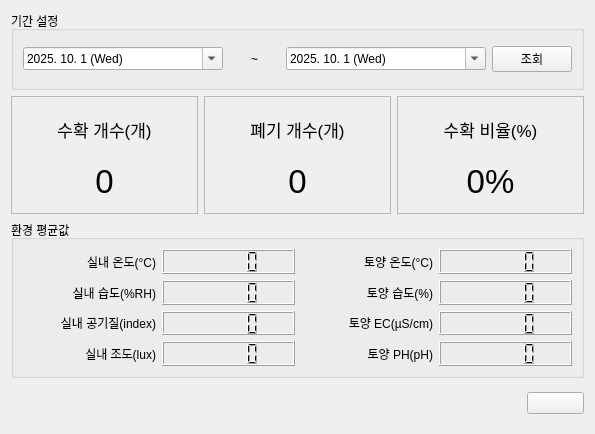
<?xml version="1.0" encoding="UTF-8"?>
<ui version="4.0">
 <class>Tab4_tomato</class>
 <widget class="QWidget" name="Tab4_tomato">
  <property name="geometry">
   <rect>
    <x>0</x>
    <y>0</y>
    <width>595</width>
    <height>434</height>
   </rect>
  </property>
  <property name="windowTitle">
   <string>Form</string>
  </property>
  <layout class="QVBoxLayout" name="verticalLayout_4" stretch="2,3,4,1">
   <item>
    <widget class="QGroupBox" name="groupBox">
     <property name="title">
      <string>기간 설정</string>
     </property>
     <layout class="QHBoxLayout" name="horizontalLayout" stretch="4,1,4,1">
      <item>
       <widget class="QDateEdit" name="pStartdate">
        <property name="dateTime">
         <datetime>
          <hour>0</hour>
          <minute>0</minute>
          <second>0</second>
          <year>2025</year>
          <month>10</month>
          <day>1</day>
         </datetime>
        </property>
        <property name="displayFormat">
         <string>yyyy. M. d (ddd)</string>
        </property>
        <property name="calendarPopup">
         <bool>true</bool>
        </property>
       </widget>
      </item>
      <item>
       <widget class="QLabel" name="label">
        <property name="text">
         <string>~</string>
        </property>
        <property name="alignment">
         <set>Qt::AlignCenter</set>
        </property>
       </widget>
      </item>
      <item>
       <widget class="QDateEdit" name="pLastdate">
        <property name="dateTime">
         <datetime>
          <hour>0</hour>
          <minute>0</minute>
          <second>0</second>
          <year>2025</year>
          <month>10</month>
          <day>1</day>
         </datetime>
        </property>
        <property name="displayFormat">
         <string>yyyy. M. d (ddd)</string>
        </property>
        <property name="calendarPopup">
         <bool>true</bool>
        </property>
       </widget>
      </item>
      <item>
       <widget class="QPushButton" name="pPBsearch">
        <property name="text">
         <string>조회</string>
        </property>
       </widget>
      </item>
     </layout>
    </widget>
   </item>
   <item>
    <layout class="QHBoxLayout" name="horizontalLayout_2">
     <item>
      <widget class="QFrame" name="frame">
       <property name="frameShape">
        <enum>QFrame::StyledPanel</enum>
       </property>
       <property name="frameShadow">
        <enum>QFrame::Raised</enum>
       </property>
       <layout class="QVBoxLayout" name="verticalLayout">
        <item>
         <widget class="QLabel" name="label_2">
          <property name="font">
           <font>
            <pointsize>13</pointsize>
            <weight>50</weight>
            <bold>false</bold>
           </font>
          </property>
          <property name="text">
           <string>수확 개수(개)</string>
          </property>
          <property name="alignment">
           <set>Qt::AlignCenter</set>
          </property>
         </widget>
        </item>
        <item>
         <widget class="QLabel" name="pLblfresh">
          <property name="font">
           <font>
            <pointsize>25</pointsize>
            <weight>50</weight>
            <bold>false</bold>
           </font>
          </property>
          <property name="text">
           <string>0</string>
          </property>
          <property name="alignment">
           <set>Qt::AlignCenter</set>
          </property>
         </widget>
        </item>
       </layout>
      </widget>
     </item>
     <item>
      <widget class="QFrame" name="frame_2">
       <property name="frameShape">
        <enum>QFrame::StyledPanel</enum>
       </property>
       <property name="frameShadow">
        <enum>QFrame::Raised</enum>
       </property>
       <layout class="QVBoxLayout" name="verticalLayout_2">
        <item>
         <widget class="QLabel" name="label_4">
          <property name="font">
           <font>
            <pointsize>13</pointsize>
            <weight>50</weight>
            <bold>false</bold>
           </font>
          </property>
          <property name="text">
           <string>폐기 개수(개)</string>
          </property>
          <property name="alignment">
           <set>Qt::AlignCenter</set>
          </property>
         </widget>
        </item>
        <item>
         <widget class="QLabel" name="pLblrotten">
          <property name="font">
           <font>
            <pointsize>25</pointsize>
            <weight>50</weight>
            <bold>false</bold>
           </font>
          </property>
          <property name="text">
           <string>0</string>
          </property>
          <property name="alignment">
           <set>Qt::AlignCenter</set>
          </property>
         </widget>
        </item>
       </layout>
      </widget>
     </item>
     <item>
      <widget class="QFrame" name="frame_3">
       <property name="frameShape">
        <enum>QFrame::StyledPanel</enum>
       </property>
       <property name="frameShadow">
        <enum>QFrame::Raised</enum>
       </property>
       <layout class="QVBoxLayout" name="verticalLayout_3">
        <item>
         <widget class="QLabel" name="label_6">
          <property name="font">
           <font>
            <pointsize>13</pointsize>
            <weight>50</weight>
            <bold>false</bold>
           </font>
          </property>
          <property name="text">
           <string>수확 비율(%)</string>
          </property>
          <property name="alignment">
           <set>Qt::AlignCenter</set>
          </property>
         </widget>
        </item>
        <item>
         <widget class="QLabel" name="pLblpercent">
          <property name="font">
           <font>
            <pointsize>25</pointsize>
            <weight>50</weight>
            <bold>false</bold>
           </font>
          </property>
          <property name="text">
           <string>0%</string>
          </property>
          <property name="alignment">
           <set>Qt::AlignCenter</set>
          </property>
         </widget>
        </item>
       </layout>
      </widget>
     </item>
    </layout>
   </item>
   <item>
    <widget class="QGroupBox" name="groupBox_2">
     <property name="title">
      <string>환경 평균값</string>
     </property>
     <layout class="QGridLayout" name="gridLayout">
      <item row="0" column="0">
       <widget class="QLabel" name="label_8">
        <property name="text">
         <string>실내 온도(°C)</string>
        </property>
        <property name="alignment">
         <set>Qt::AlignRight|Qt::AlignTrailing|Qt::AlignVCenter</set>
        </property>
       </widget>
      </item>
      <item row="0" column="1">
       <widget class="QLCDNumber" name="pLcdairtemp"/>
      </item>
      <item row="0" column="2">
       <widget class="QLabel" name="label_9">
        <property name="text">
         <string>토양 온도(°C)</string>
        </property>
        <property name="alignment">
         <set>Qt::AlignRight|Qt::AlignTrailing|Qt::AlignVCenter</set>
        </property>
       </widget>
      </item>
      <item row="1" column="0">
       <widget class="QLabel" name="label_11">
        <property name="text">
         <string>실내 습도(%RH)</string>
        </property>
        <property name="alignment">
         <set>Qt::AlignRight|Qt::AlignTrailing|Qt::AlignVCenter</set>
        </property>
       </widget>
      </item>
      <item row="2" column="0">
       <widget class="QLabel" name="label_13">
        <property name="text">
         <string>실내 공기질(index)</string>
        </property>
        <property name="alignment">
         <set>Qt::AlignRight|Qt::AlignTrailing|Qt::AlignVCenter</set>
        </property>
       </widget>
      </item>
      <item row="0" column="3">
       <widget class="QLCDNumber" name="pLcdlandtemp"/>
      </item>
      <item row="1" column="1">
       <widget class="QLCDNumber" name="pLcdairhumi"/>
      </item>
      <item row="1" column="3">
       <widget class="QLCDNumber" name="pLcdlandhumi"/>
      </item>
      <item row="2" column="3">
       <widget class="QLCDNumber" name="pLcdec"/>
      </item>
      <item row="2" column="1">
       <widget class="QLCDNumber" name="pLcdair"/>
      </item>
      <item row="1" column="2">
       <widget class="QLabel" name="label_10">
        <property name="text">
         <string>토양 습도(%)</string>
        </property>
        <property name="alignment">
         <set>Qt::AlignRight|Qt::AlignTrailing|Qt::AlignVCenter</set>
        </property>
       </widget>
      </item>
      <item row="2" column="2">
       <widget class="QLabel" name="label_12">
        <property name="text">
         <string>토양 EC(µS/cm)</string>
        </property>
        <property name="alignment">
         <set>Qt::AlignRight|Qt::AlignTrailing|Qt::AlignVCenter</set>
        </property>
       </widget>
      </item>
      <item row="3" column="1">
       <widget class="QLCDNumber" name="pLcdairillu"/>
      </item>
      <item row="3" column="3">
       <widget class="QLCDNumber" name="pLcdph"/>
      </item>
      <item row="3" column="2">
       <widget class="QLabel" name="label_15">
        <property name="text">
         <string>토양 PH(pH)</string>
        </property>
        <property name="alignment">
         <set>Qt::AlignRight|Qt::AlignTrailing|Qt::AlignVCenter</set>
        </property>
       </widget>
      </item>
      <item row="3" column="0">
       <widget class="QLabel" name="label_14">
        <property name="text">
         <string>실내 조도(lux)</string>
        </property>
        <property name="alignment">
         <set>Qt::AlignRight|Qt::AlignTrailing|Qt::AlignVCenter</set>
        </property>
       </widget>
      </item>
     </layout>
    </widget>
   </item>
   <item>
    <layout class="QHBoxLayout" name="horizontalLayout_3" stretch="9,1">
     <item>
      <spacer name="horizontalSpacer">
       <property name="orientation">
        <enum>Qt::Vertical</enum>
       </property>
       <property name="sizeHint" stdset="0">
        <size>
         <width>40</width>
         <height>20</height>
        </size>
       </property>
      </spacer>
     </item>
     <item>
      <widget class="QPushButton" name="pPBhome">
       <property name="text">
        <string/>
       </property>
       <property name="icon">
        <iconset resource="icons.qrc">
         <normaloff>:/icons/icons/home.png</normaloff>:/icons/icons/home.png</iconset>
       </property>
      </widget>
     </item>
    </layout>
   </item>
  </layout>
 </widget>
 <resources>
  <include location="icons.qrc"/>
 </resources>
 <connections/>
</ui>
